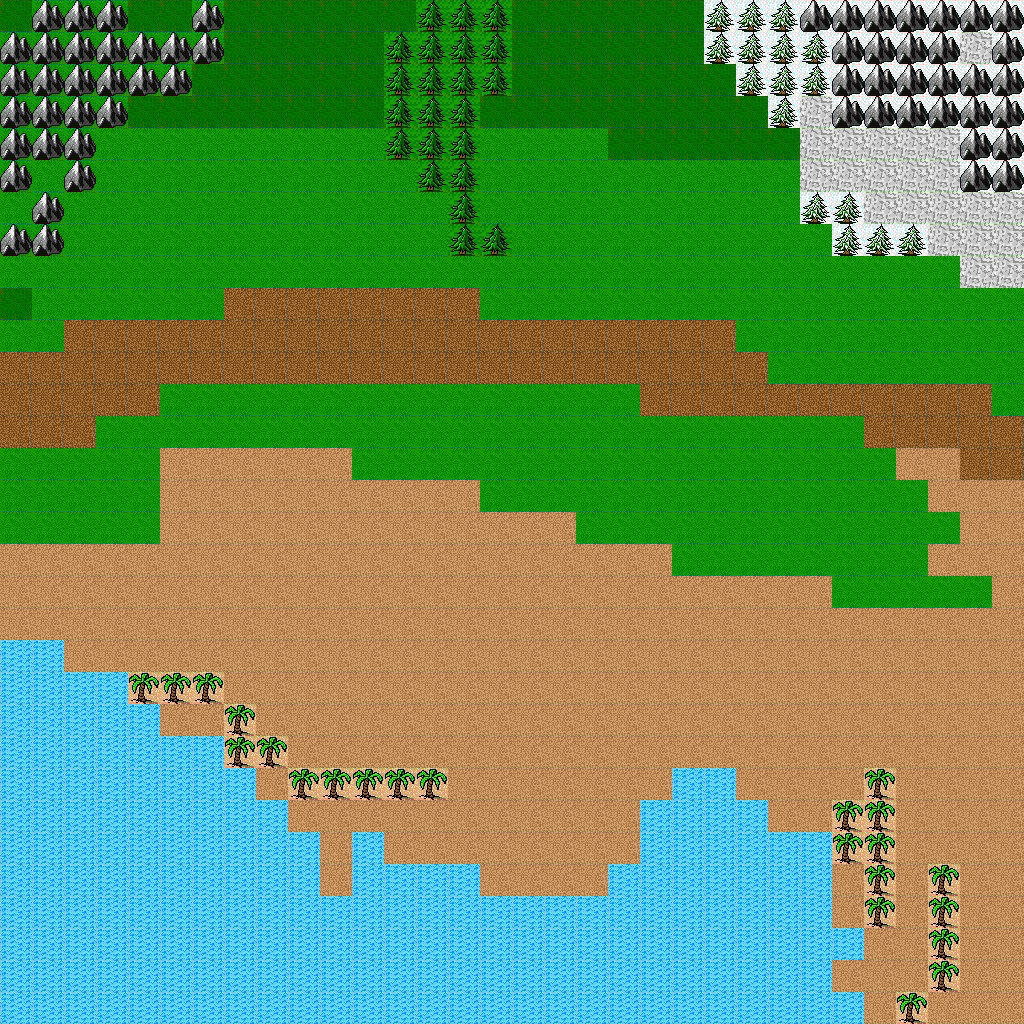

The image is a tile-based game level rendered from a .tmx file. Its description and complete source (layers, tilesets, objects, tile grids) follow:
An orthogonal 32x32 tile map with 32x32 px tiles, 1 tile layer (battle_terrian), 3 tilesets and 8 objects.

<map version="1.0" orientation="orthogonal" renderorder="right-down" width="32" height="32" tilewidth="32" tileheight="32" nextobjectid="19">
 <tileset firstgid="1" name="dg_grounds32" tilewidth="32" tileheight="32" tilecount="171" columns="9">
  <image source="dg_grounds32.jpg" width="288" height="608" />
 </tileset>
 <tileset firstgid="172" name="airplane" tilewidth="63" tileheight="63" tilecount="1" columns="1">
  <image source="airplane.png" width="63" height="63" />
 </tileset>
 <tileset firstgid="173" name="airplane_red" tilewidth="63" tileheight="63" tilecount="1" columns="1">
  <image source="airplane_red.png" width="63" height="63" />
 </tileset>
 <layer name="battle_terrian" width="32" height="32">
  <data encoding="csv">
11,118,118,118,11,11,118,11,11,11,11,11,11,61,61,61,11,11,11,11,11,11,91,91,91,88,88,88,88,88,88,88,
118,118,118,118,118,118,118,11,11,11,11,11,61,61,61,61,11,11,11,11,11,11,91,91,91,91,88,88,88,88,49,88,
118,118,118,118,118,118,11,11,11,11,11,11,61,61,61,61,11,11,11,11,11,11,11,91,91,91,88,88,88,88,88,88,
118,118,118,118,11,11,11,11,11,11,11,11,61,61,61,11,11,11,11,11,11,11,11,11,91,49,88,88,88,88,88,88,
118,118,118,10,10,10,10,10,10,10,10,10,61,61,61,10,10,10,10,11,11,11,11,11,11,49,49,49,49,49,88,88,
118,10,118,10,10,10,10,10,10,10,10,10,10,61,61,10,10,10,10,10,10,10,10,10,10,49,49,49,49,49,88,88,
10,118,10,10,10,10,10,10,10,10,10,10,10,10,61,10,10,10,10,10,10,10,10,10,10,91,91,49,49,49,49,49,
118,118,10,10,10,10,10,10,10,10,10,10,10,10,61,61,10,10,10,10,10,10,10,10,10,10,91,91,91,49,49,49,
10,10,10,10,10,10,10,10,10,10,10,10,10,10,10,10,10,10,10,10,10,10,10,10,10,10,10,10,10,10,49,49,
11,10,10,10,10,10,10,15,15,15,15,15,15,15,15,10,10,10,10,10,10,10,10,10,10,10,10,10,10,10,10,10,
10,10,15,15,15,15,15,15,15,15,15,15,15,15,15,15,15,15,15,15,15,15,15,10,10,10,10,10,10,10,10,10,
15,15,15,15,15,15,15,15,15,15,15,15,15,15,15,15,15,15,15,15,15,15,15,15,10,10,10,10,10,10,10,10,
15,15,15,15,15,10,10,10,10,10,10,10,10,10,10,10,10,10,10,10,15,15,15,15,15,15,15,15,15,15,15,10,
15,15,15,10,10,10,10,10,10,10,10,10,10,10,10,10,10,10,10,10,10,10,10,10,10,10,10,15,15,15,15,15,
10,10,10,10,10,14,14,14,14,14,14,10,10,10,10,10,10,10,10,10,10,10,10,10,10,10,10,10,14,14,15,15,
10,10,10,10,10,14,14,14,14,14,14,14,14,14,14,10,10,10,10,10,10,10,10,10,10,10,10,10,10,14,14,14,
10,10,10,10,10,14,14,14,14,14,14,14,14,14,14,14,14,14,10,10,10,10,10,10,10,10,10,10,10,10,14,14,
14,14,14,14,14,14,14,14,14,14,14,14,14,14,14,14,14,14,14,14,14,10,10,10,10,10,10,10,10,14,14,14,
14,14,14,14,14,14,14,14,14,14,14,14,14,14,14,14,14,14,14,14,14,14,14,14,14,14,10,10,10,10,10,14,
14,14,14,14,14,14,14,14,14,14,14,14,14,14,14,14,14,14,14,14,14,14,14,14,14,14,14,14,14,14,14,14,
16,16,14,14,14,14,14,14,14,14,14,14,14,14,14,14,14,14,14,14,14,14,14,14,14,14,14,14,14,14,14,14,
16,16,16,16,70,70,70,14,14,14,14,14,14,14,14,14,14,14,14,14,14,14,14,14,14,14,14,14,14,14,14,14,
16,16,16,16,16,14,14,70,14,14,14,14,14,14,14,14,14,14,14,14,14,14,14,14,14,14,14,14,14,14,14,14,
16,16,16,16,16,16,16,70,70,14,14,14,14,14,14,14,14,14,14,14,14,14,14,14,14,14,14,14,14,14,14,14,
16,16,16,16,16,16,16,16,14,70,70,70,70,70,14,14,14,14,14,14,14,16,16,14,14,14,14,70,14,14,14,14,
16,16,16,16,16,16,16,16,16,14,14,14,14,14,14,14,14,14,14,14,16,16,16,16,14,14,70,70,14,14,14,14,
16,16,16,16,16,16,16,16,16,16,14,16,14,14,14,14,14,14,14,14,16,16,16,16,16,16,70,70,14,14,14,14,
16,16,16,16,16,16,16,16,16,16,14,16,16,16,16,14,14,14,14,16,16,16,16,16,16,16,14,70,14,70,14,14,
16,16,16,16,16,16,16,16,16,16,16,16,16,16,16,16,16,16,16,16,16,16,16,16,16,16,14,70,14,70,14,14,
16,16,16,16,16,16,16,16,16,16,16,16,16,16,16,16,16,16,16,16,16,16,16,16,16,16,16,14,14,70,14,14,
16,16,16,16,16,16,16,16,16,16,16,16,16,16,16,16,16,16,16,16,16,16,16,16,16,16,14,14,14,70,14,14,
16,16,16,16,16,16,16,16,16,16,16,16,16,16,16,16,16,16,16,16,16,16,16,16,16,16,16,14,70,14,14,14
</data>
 </layer>
 <objectgroup name="init_unit">
  <object id="9" gid="172" x="689" y="307" width="63" height="63">
   <properties>
    <property name="camp" type="int" value="1" />
   </properties>
  </object>
  <object id="10" gid="172" x="839" y="191" width="63" height="63">
   <properties>
    <property name="camp" type="int" value="1" />
   </properties>
  </object>
  <object id="11" gid="172" x="637" y="151" width="63" height="63">
   <properties>
    <property name="camp" type="int" value="1" />
   </properties>
  </object>
  <object id="12" gid="172" x="803" y="451" width="63" height="63">
   <properties>
    <property name="camp" type="int" value="1" />
   </properties>
  </object>
  <object id="13" gid="172" x="619" y="411" width="63" height="63">
   <properties>
    <property name="camp" type="int" value="1" />
   </properties>
  </object>
  <object id="14" gid="173" x="319" y="997" width="63" height="63">
   <properties>
    <property name="camp" type="int" value="0" />
   </properties>
  </object>
  <object id="17" gid="173" x="83" y="753" width="63" height="63">
   <properties>
    <property name="camp" type="int" value="0" />
   </properties>
  </object>
  <object id="18" gid="173" x="409" y="619" width="63" height="63">
   <properties>
    <property name="camp" type="int" value="0" />
   </properties>
  </object>
 </objectgroup>
</map>
